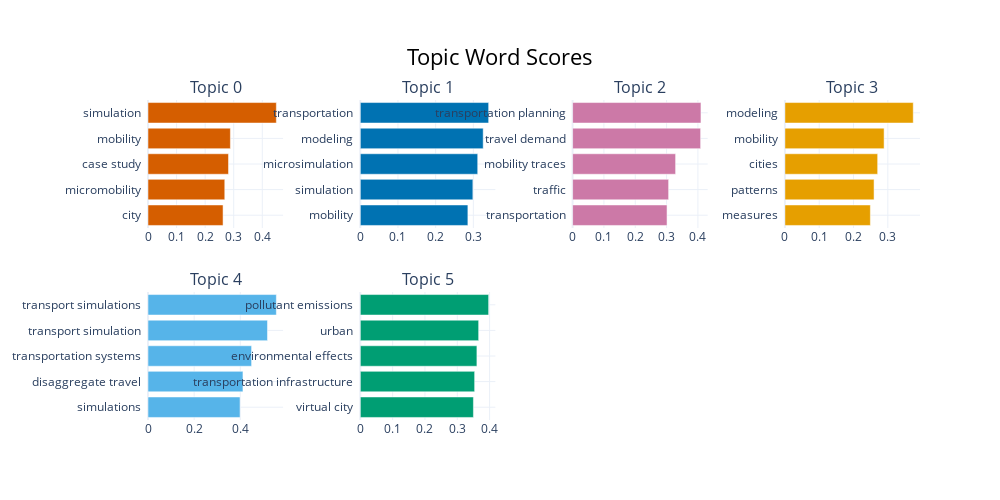

Write notebook code for a chart like this one.
### Code cell
topic_model.visualize_barchart()

### Figure 1 — Plotly figure (JSON) as saved in the notebook; plotly's stock layout.template omitted (floating-point values rounded to 4 significant figures)
{"data": [{"marker": {"color": "#D55E00"}, "orientation": "h", "type": "bar", "x": [0.2628, 0.2687, 0.2818, 0.2884, 0.4493], "xaxis": "x", "y": ["city  ", "micromobility  ", "case study  ", "mobility  ", "simulation  "], "yaxis": "y"}, {"marker": {"color": "#0072B2"}, "orientation": "h", "type": "bar", "x": [0.2855, 0.2988, 0.3116, 0.3262, 0.3407], "xaxis": "x2", "y": ["mobility  ", "simulation  ", "microsimulation  ", "modeling  ", "transportation  "], "yaxis": "y2"}, {"marker": {"color": "#CC79A7"}, "orientation": "h", "type": "bar", "x": [0.3014, 0.3065, 0.3288, 0.4087, 0.4097], "xaxis": "x3", "y": ["transportation  ", "traffic  ", "mobility traces  ", "travel demand  ", "transportation planning  "], "yaxis": "y3"}, {"marker": {"color": "#E69F00"}, "orientation": "h", "type": "bar", "x": [0.2491, 0.2599, 0.2704, 0.2891, 0.3741], "xaxis": "x4", "y": ["measures  ", "patterns  ", "cities  ", "mobility  ", "modeling  "], "yaxis": "y4"}, {"marker": {"color": "#56B4E9"}, "orientation": "h", "type": "bar", "x": [0.399, 0.4115, 0.4489, 0.5178, 0.5562], "xaxis": "x5", "y": ["simulations  ", "disaggregate travel  ", "transportation systems  ", "transport simulation  ", "transport simulations  "], "yaxis": "y5"}, {"marker": {"color": "#009E73"}, "orientation": "h", "type": "bar", "x": [0.3499, 0.3537, 0.3607, 0.3661, 0.397], "xaxis": "x6", "y": ["virtual city  ", "transportation infrastructure  ", "environmental effects  ", "urban  ", "pollutant emissions  "], "yaxis": "y6"}], "layout": {"annotations": [{"font": {"size": 16}, "showarrow": false, "text": "Topic 0", "x": 0.0875, "xanchor": "center", "xref": "paper", "y": 1, "yanchor": "bottom", "yref": "paper"}, {"font": {"size": 16}, "showarrow": false, "text": "Topic 1", "x": 0.3625, "xanchor": "center", "xref": "paper", "y": 1, "yanchor": "bottom", "yref": "paper"}, {"font": {"size": 16}, "showarrow": false, "text": "Topic 2", "x": 0.6375, "xanchor": "center", "xref": "paper", "y": 1, "yanchor": "bottom", "yref": "paper"}, {"font": {"size": 16}, "showarrow": false, "text": "Topic 3", "x": 0.9125, "xanchor": "center", "xref": "paper", "y": 1, "yanchor": "bottom", "yref": "paper"}, {"font": {"size": 16}, "showarrow": false, "text": "Topic 4", "x": 0.0875, "xanchor": "center", "xref": "paper", "y": 0.4, "yanchor": "bottom", "yref": "paper"}, {"font": {"size": 16}, "showarrow": false, "text": "Topic 5", "x": 0.3625, "xanchor": "center", "xref": "paper", "y": 0.4, "yanchor": "bottom", "yref": "paper"}], "height": 500, "hoverlabel": {"bgcolor": "white", "font": {"family": "Rockwell", "size": 16}}, "showlegend": false, "title": {"font": {"color": "Black", "size": 22}, "text": "Topic Word Scores", "x": 0.5, "xanchor": "center", "yanchor": "top"}, "width": 1000, "xaxis": {"anchor": "y", "domain": [0, 0.175], "showgrid": true}, "xaxis2": {"anchor": "y2", "domain": [0.275, 0.45], "showgrid": true}, "xaxis3": {"anchor": "y3", "domain": [0.55, 0.725], "showgrid": true}, "xaxis4": {"anchor": "y4", "domain": [0.825, 1], "showgrid": true}, "xaxis5": {"anchor": "y5", "domain": [0, 0.175], "showgrid": true}, "xaxis6": {"anchor": "y6", "domain": [0.275, 0.45], "showgrid": true}, "xaxis7": {"anchor": "y7", "domain": [0.55, 0.725], "showgrid": true}, "xaxis8": {"anchor": "y8", "domain": [0.825, 1], "showgrid": true}, "yaxis": {"anchor": "x", "domain": [0.6, 1], "showgrid": true}, "yaxis2": {"anchor": "x2", "domain": [0.6, 1], "showgrid": true}, "yaxis3": {"anchor": "x3", "domain": [0.6, 1], "showgrid": true}, "yaxis4": {"anchor": "x4", "domain": [0.6, 1], "showgrid": true}, "yaxis5": {"anchor": "x5", "domain": [0, 0.4], "showgrid": true}, "yaxis6": {"anchor": "x6", "domain": [0, 0.4], "showgrid": true}, "yaxis7": {"anchor": "x7", "domain": [0, 0.4], "showgrid": true}, "yaxis8": {"anchor": "x8", "domain": [0, 0.4], "showgrid": true}}}
